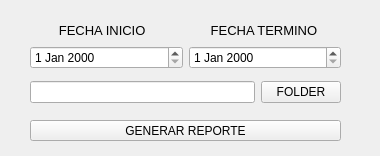
<?xml version="1.0" encoding="UTF-8"?>
<ui version="4.0">
 <class>Reporter</class>
 <widget class="QMainWindow" name="Reporter">
  <property name="geometry">
   <rect>
    <x>0</x>
    <y>0</y>
    <width>380</width>
    <height>156</height>
   </rect>
  </property>
  <property name="minimumSize">
   <size>
    <width>380</width>
    <height>156</height>
   </size>
  </property>
  <property name="maximumSize">
   <size>
    <width>380</width>
    <height>156</height>
   </size>
  </property>
  <property name="windowTitle">
   <string>Reporter</string>
  </property>
  <widget class="QWidget" name="centralwidget">
   <widget class="QPushButton" name="reportGenerator">
    <property name="geometry">
     <rect>
      <x>30</x>
      <y>120</y>
      <width>311</width>
      <height>21</height>
     </rect>
    </property>
    <property name="text">
     <string>GENERAR REPORTE</string>
    </property>
   </widget>
   <widget class="QWidget" name="">
    <property name="geometry">
     <rect>
      <x>30</x>
      <y>20</y>
      <width>311</width>
      <height>49</height>
     </rect>
    </property>
    <layout class="QHBoxLayout" name="horizontalLayout">
     <item>
      <layout class="QVBoxLayout" name="verticalLayout">
       <item>
        <widget class="QLabel" name="label">
         <property name="font">
          <font>
           <pointsize>10</pointsize>
          </font>
         </property>
         <property name="text">
          <string>        FECHA INICIO</string>
         </property>
        </widget>
       </item>
       <item>
        <widget class="QDateEdit" name="startDate"/>
       </item>
      </layout>
     </item>
     <item>
      <layout class="QVBoxLayout" name="verticalLayout_2">
       <item>
        <widget class="QLabel" name="label_2">
         <property name="font">
          <font>
           <pointsize>10</pointsize>
          </font>
         </property>
         <property name="text">
          <string>      FECHA TERMINO</string>
         </property>
        </widget>
       </item>
       <item>
        <widget class="QDateEdit" name="finalDate"/>
       </item>
      </layout>
     </item>
    </layout>
   </widget>
   <widget class="QWidget" name="">
    <property name="geometry">
     <rect>
      <x>30</x>
      <y>80</y>
      <width>311</width>
      <height>24</height>
     </rect>
    </property>
    <layout class="QHBoxLayout" name="horizontalLayout_2">
     <item>
      <widget class="QLineEdit" name="folderPath"/>
     </item>
     <item>
      <widget class="QPushButton" name="selectFolder">
       <property name="text">
        <string>FOLDER</string>
       </property>
      </widget>
     </item>
    </layout>
   </widget>
  </widget>
 </widget>
 <resources/>
 <connections/>
</ui>
